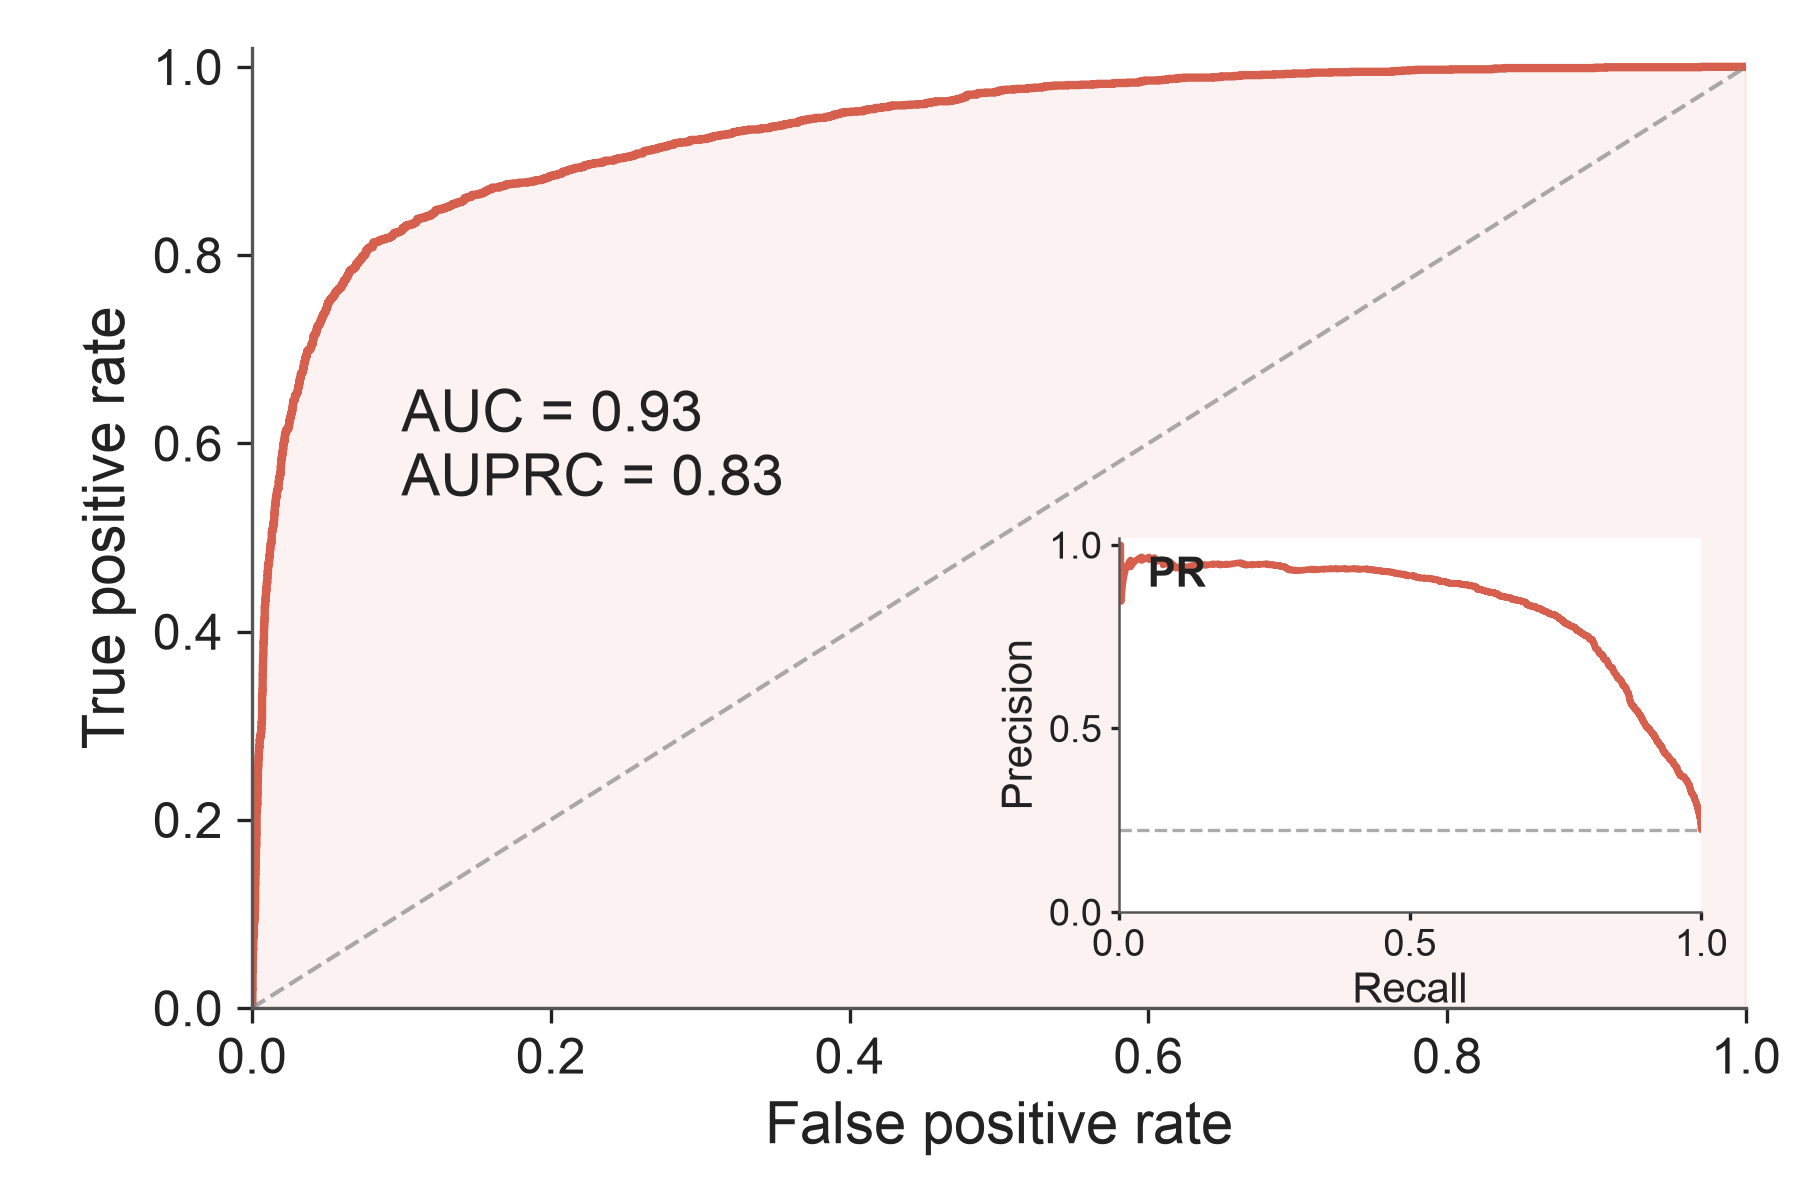

This figure's Python source:
"""
Figure 5 Panel B — Held-out model performance: ROC curve with PR-curve inset.

Best NMD-prediction model (ATG=500, STOP=500), evaluated on the
chr-1/3/5/7 paralog-free holdout test set. AUC and AUPRC annotated; PR
curve shown as an inset in the lower-right quadrant of the ROC.

Data:
  ./data/panelB_predictions.tsv   — per-test-transcript (label, prob)
  ./data/panelB_metrics.tsv       — n_test, n_nmd, auprc (and auc for cross-check)

Style: publications overlay — drops bbox_inches="tight"; validator wired
into main().
"""

import sys
from pathlib import Path

import matplotlib.pyplot as plt
import numpy as np
import pandas as pd


def roc_curve(y_true, y_score):
    """ROC. Returns fpr, tpr (both monotonically increasing)."""
    y_true = np.asarray(y_true, dtype=float)
    y_score = np.asarray(y_score, dtype=float)
    order = np.argsort(-y_score)
    yt = y_true[order]
    P = yt.sum()
    N = len(yt) - P
    tps = np.cumsum(yt)
    fps = np.cumsum(1 - yt)
    fpr = np.concatenate(([0.0], fps / N))
    tpr = np.concatenate(([0.0], tps / P))
    return fpr, tpr, None  # third item matches sklearn signature


def precision_recall_curve(y_true, y_score):
    """PR. Returns precision, recall arrays (precision monotonically updated)."""
    y_true = np.asarray(y_true, dtype=float)
    y_score = np.asarray(y_score, dtype=float)
    order = np.argsort(-y_score)
    yt = y_true[order]
    P = yt.sum()
    tps = np.cumsum(yt)
    fps = np.cumsum(1 - yt)
    precision = tps / np.maximum(tps + fps, 1)
    recall = tps / P
    # Prepend (recall=0, precision=1) for plotting
    return np.concatenate(([1.0], precision)), np.concatenate(([0.0], recall)), None


def roc_auc_score(fpr, tpr):
    """Trapezoidal AUC over arrays sorted by fpr."""
    return float(np.trapezoid(tpr, fpr) if hasattr(np, "trapezoid") else np.trapz(tpr, fpr))

HERE = Path(__file__).resolve()
LIB = HERE.parents[2] / "lib"
sys.path.insert(0, str(LIB))

plt.rcParams["font.family"] = "sans-serif"
plt.rcParams["font.sans-serif"] = ["Arial", "Helvetica Neue", "Helvetica", "DejaVu Sans"]
plt.rcParams["pdf.fonttype"] = 42
plt.rcParams["ps.fonttype"] = 42

BODY_FS = 14
LABEL_FS = 12
INSET_FS = 10

# Curves: NMD-coral for both ROC and PR; subtle gray for the diagonal /
# baseline reference lines.
C_ROC = "#d6604d"
C_PR = "#d6604d"
C_DIAG = "#888888"
C_BASE = "#888888"
C_TITLE = "#222222"
C_AXIS = "#555555"


def load_data():
    preds = pd.read_csv(HERE.parent / "data" / "panelB_predictions.tsv", sep="\t")
    metrics = pd.read_csv(HERE.parent / "data" / "panelB_metrics.tsv", sep="\t").iloc[0]
    return preds, metrics


def build_figure(preds, metrics):
    fig, ax = plt.subplots(figsize=(6, 4))

    # ── Main: ROC ─────────────────────────────────────────────
    fpr, tpr, _ = roc_curve(preds["label"], preds["prob"])
    auc_val = roc_auc_score(fpr, tpr)

    ax.plot(fpr, tpr, color=C_ROC, linewidth=2.0, solid_capstyle="round")
    ax.plot([0, 1], [0, 1], color=C_DIAG, linestyle="--", linewidth=1.0, alpha=0.7)
    ax.fill_between(fpr, tpr, color=C_ROC, alpha=0.08)

    ax.set_xlim(0, 1)
    ax.set_ylim(0, 1.02)
    ax.set_xlabel("False positive rate", fontsize=BODY_FS, color=C_TITLE)
    ax.set_ylabel("True positive rate", fontsize=BODY_FS, color=C_TITLE)
    ax.tick_params(axis="both", labelsize=LABEL_FS, colors=C_TITLE)
    for side in ("top", "right"):
        ax.spines[side].set_visible(False)
    for side in ("bottom", "left"):
        ax.spines[side].set_color(C_AXIS)
        ax.spines[side].set_linewidth(0.8)

    # ── AUC / AUPRC annotation (two lines in the safe pocket above the
    # diagonal and below the curve; sample counts → caption to avoid
    # crowding) ──
    auprc = float(metrics["auprc"])
    txt = f"AUC = {auc_val:.2f}\nAUPRC = {auprc:.2f}"
    ax.text(
        0.10, 0.65, txt,
        transform=ax.transAxes, ha="left", va="top",
        fontsize=BODY_FS, color=C_TITLE,
    )

    # ── PR-curve inset (lower-right of ROC) ──
    # axes coords [x, y, w, h]: pushed to the lower-right so it sits in the
    # natural empty quadrant of a ROC plot. Slightly inset from the edges
    # to keep tick labels readable.
    pr_ax = ax.inset_axes([0.58, 0.10, 0.39, 0.39])

    precision, recall, _ = precision_recall_curve(preds["label"], preds["prob"])
    pr_ax.plot(recall, precision, color=C_PR, linewidth=1.6, solid_capstyle="round")
    # Random-classifier baseline = positive-class prevalence
    prev = float(np.mean(preds["label"]))
    pr_ax.axhline(prev, color=C_BASE, linestyle="--", linewidth=0.8, alpha=0.7)

    pr_ax.set_xlim(0, 1)
    pr_ax.set_ylim(0, 1.02)
    pr_ax.set_xlabel("Recall", fontsize=INSET_FS, color=C_TITLE, labelpad=2)
    pr_ax.set_ylabel("Precision", fontsize=INSET_FS, color=C_TITLE, labelpad=2)
    pr_ax.tick_params(axis="both", labelsize=INSET_FS - 1, colors=C_TITLE,
                      length=2, pad=2)
    pr_ax.set_xticks([0, 0.5, 1.0])
    pr_ax.set_yticks([0, 0.5, 1.0])
    for side in ("top", "right"):
        pr_ax.spines[side].set_visible(False)
    for side in ("bottom", "left"):
        pr_ax.spines[side].set_color(C_AXIS)
        pr_ax.spines[side].set_linewidth(0.6)

    # Inset corner label
    pr_ax.text(0.05, 0.95, "PR", transform=pr_ax.transAxes,
               ha="left", va="top", fontsize=INSET_FS,
               fontweight="bold", color=C_TITLE)

    fig.subplots_adjust(left=0.14, right=0.97, bottom=0.16, top=0.96)
    return fig


def main():
    preds, metrics = load_data()
    fig = build_figure(preds, metrics)

    from validate_figure_layout import validate_figure_layout
    # Only validate the main ROC axis; the inset is intentionally crowded
    validate_figure_layout(fig, fig.axes[0], verbose=True)

    out_dir = HERE.parent
    fig.savefig(out_dir / "figure5_panelB_performance.pdf", facecolor="white")
    fig.savefig(out_dir / "figure5_panelB_performance.png", dpi=300, facecolor="white")
    print("Saved: figure5_panelB_performance.pdf and .png")


if __name__ == "__main__":
    main()
